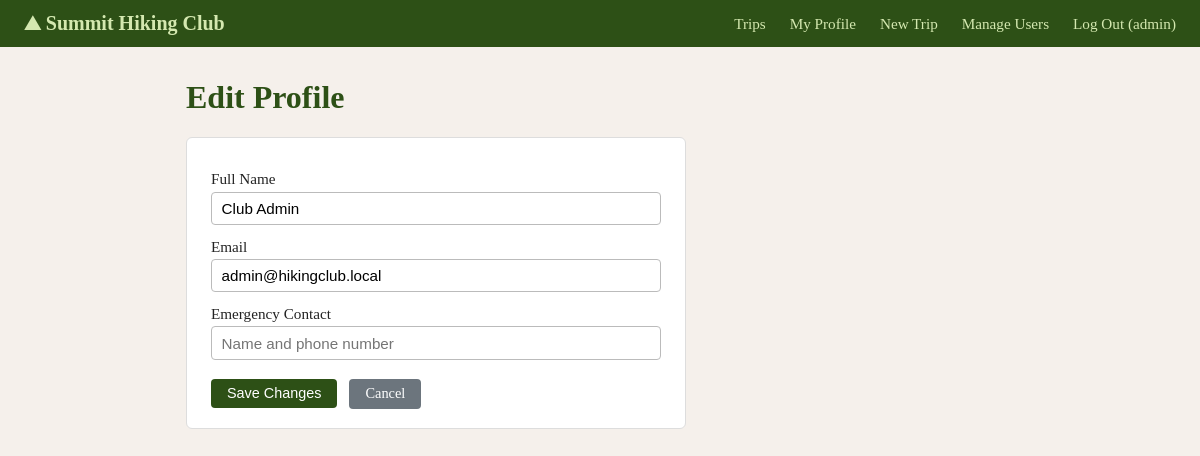
/profile/edit (signed in), run on the app's committed database.
### tables this page shows
CREATE TABLE users (
                id INTEGER PRIMARY KEY AUTOINCREMENT,
                username TEXT NOT NULL UNIQUE,
                email TEXT NOT NULL UNIQUE,
                password_hash TEXT NOT NULL,
                -- role: "member" or "admin"
                -- real app would split admin into "trip_leader" and "system_admin"
                role TEXT NOT NULL DEFAULT 'member',
                name TEXT,
                emergency_contact TEXT,
                is_active INTEGER NOT NULL DEFAULT 1
            );

### app.py (the view, shortened to what this page needs)
@app.route('/profile/edit', methods=['GET', 'POST'])
@login_required
def edit_profile():
    db = get_db()
    uid = session['user_id']
    user = db.execute('SELECT * FROM users WHERE id = ?', (uid,)).fetchone()
    return render_template('edit_profile.html', user=user)

### app.py (called while the page is built)
@app.context_processor
def inject_user():
    return {'user': current_user()}

def current_user():
    uid = session.get('user_id')
    if not uid:
        return None
    return get_db().execute('SELECT * FROM users WHERE id = ?', (uid,)).fetchone()

def login_required(f):
    from functools import wraps
    @wraps(f)
    def decorated(*args, **kwargs):
        if not session.get('user_id'):
            flash('Please log in to access that page.', 'warning')
            return redirect(url_for('login'))
        return f(*args, **kwargs)
    return decorated

### models.py (called while the page is built)
def get_db():
    if 'db' not in g:
        g.db = sqlite3.connect(DATABASE)
        g.db.row_factory = sqlite3.Row
    return g.db

### templates/edit_profile.html (shortened to what this page needs)
{% extends 'base.html' %}
{% block content %}
<h1>Edit Profile</h1>
<div class="card" style="max-width:500px">
    <form method="post">
        <label for="name">Full Name</label>
        <input type="text" id="name" name="name" value="{{ user.name or '' }}">
        <label for="email">Email</label>
        <input type="email" id="email" name="email" value="{{ user.email }}" required>
        <label for="emergency_contact">Emergency Contact</label>
        <input type="text" id="emergency_contact" name="emergency_contact"
               value="{{ user.emergency_contact or '' }}"
               placeholder="Name and phone number">
        <div class="form-actions">
            <button class="btn btn-primary" type="submit">Save Changes</button>
            <a class="btn btn-secondary" href="{{ url_for('profile') }}" style="margin-left:0.5rem">Cancel</a>
        </div>
    </form>
</div>
{% endblock %}

### templates/base.html (shortened to what this page needs)
<!DOCTYPE html>
<html lang="en">
<head>
    <link rel="stylesheet" href="{{ url_for('static', filename='style.css') }}">
</head>
<body>
<nav>
    <a class="brand" href="{{ url_for('trips') }}">&#9968; Summit Hiking Club</a>
    <a href="{{ url_for('trips') }}">Trips</a>
    {% if user %}
        <a href="{{ url_for('profile') }}">My Profile</a>
        {% if user.role == 'admin' %}
            <a href="{{ url_for('new_trip') }}">New Trip</a>
            <a href="{{ url_for('admin_users') }}">Manage Users</a>
        {% endif %}
        <a href="{{ url_for('logout') }}">Log Out ({{ user.username }})</a>
    {% else %}
        <a href="{{ url_for('login') }}">Log In</a>
        <a href="{{ url_for('register') }}">Register</a>
    {% endif %}
</nav>
<div class="container">
    {% block content %}{% endblock %}
</div>
</body>
</html>

### static/style.css (style rules this page uses)
*, *::before, *::after { box-sizing: border-box; }
body { font-family: Georgia, serif; margin: 0; background: #f5f0eb; color: #222; }
nav { background: #2d5016; color: #fff; padding: 0.75rem 1.5rem; display: flex; align-items: center; gap: 1.5rem; flex-wrap: wrap; }
nav .brand { font-size: 1.25rem; font-weight: bold; color: #d4e8b0; text-decoration: none; margin-right: auto; }
nav a { color: #d4e8b0; text-decoration: none; font-size: 0.95rem; }
.container { max-width: 860px; margin: 2rem auto; padding: 0 1rem; }
h1, h2 { color: #2d5016; }
.card { background: #fff; border: 1px solid #ddd; border-radius: 6px; padding: 1.2rem 1.5rem; margin-bottom: 1.2rem; }
.btn { display: inline-block; padding: 0.4rem 1rem; border: none; border-radius: 4px; cursor: pointer; font-size: 0.9rem; text-decoration: none; }
.btn-primary { background: #2d5016; color: #fff; }
.btn-secondary { background: #6c757d; color: #fff; }
form label { display: block; margin: 0.8rem 0 0.2rem; font-size: 0.95rem; }
form input[type=text], form input[type=email], form input[type=password], form input[type=date], form textarea { width: 100%; padding: 0.45rem 0.6rem; border: 1px solid #bbb; border-radius: 4px; font-size: 0.95rem; }
form .form-actions { margin-top: 1.2rem; }

### data on the page
users: username "admin", name "Club Admin", email "admin@hikingclub.local"
